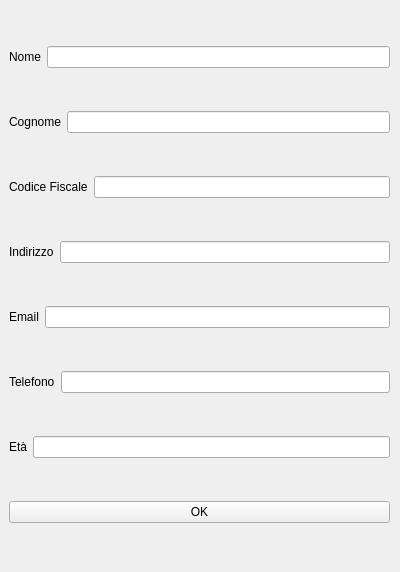
<?xml version="1.0" encoding="UTF-8"?>
<ui version="4.0">
 <class>inserisci_cliente</class>
 <widget class="QWidget" name="inserisci_cliente">
  <property name="geometry">
   <rect>
    <x>0</x>
    <y>0</y>
    <width>400</width>
    <height>572</height>
   </rect>
  </property>
  <property name="windowTitle">
   <string>Nuovo Cliente</string>
  </property>
  <widget class="QWidget" name="verticalLayoutWidget">
   <property name="geometry">
    <rect>
     <x>9</x>
     <y>9</y>
     <width>381</width>
     <height>551</height>
    </rect>
   </property>
   <layout class="QVBoxLayout" name="verticalLayout">
    <item>
     <layout class="QHBoxLayout" name="horizontalLayout">
      <item>
       <widget class="QLabel" name="label">
        <property name="text">
         <string>Nome</string>
        </property>
       </widget>
      </item>
      <item>
       <widget class="QLineEdit" name="textNome"/>
      </item>
     </layout>
    </item>
    <item>
     <layout class="QHBoxLayout" name="horizontalLayout_2">
      <item>
       <widget class="QLabel" name="label_2">
        <property name="text">
         <string>Cognome</string>
        </property>
       </widget>
      </item>
      <item>
       <widget class="QLineEdit" name="textCognome"/>
      </item>
     </layout>
    </item>
    <item>
     <layout class="QHBoxLayout" name="horizontalLayout_3">
      <item>
       <widget class="QLabel" name="label_3">
        <property name="text">
         <string>Codice Fiscale</string>
        </property>
       </widget>
      </item>
      <item>
       <widget class="QLineEdit" name="textCodiceFiscale"/>
      </item>
     </layout>
    </item>
    <item>
     <layout class="QHBoxLayout" name="horizontalLayout_4">
      <item>
       <widget class="QLabel" name="label_4">
        <property name="text">
         <string>Indirizzo</string>
        </property>
       </widget>
      </item>
      <item>
       <widget class="QLineEdit" name="textIndirizzo"/>
      </item>
     </layout>
    </item>
    <item>
     <layout class="QHBoxLayout" name="horizontalLayout_5">
      <item>
       <widget class="QLabel" name="label_5">
        <property name="text">
         <string>Email</string>
        </property>
       </widget>
      </item>
      <item>
       <widget class="QLineEdit" name="textEmail"/>
      </item>
     </layout>
    </item>
    <item>
     <layout class="QHBoxLayout" name="horizontalLayout_6">
      <item>
       <widget class="QLabel" name="label_6">
        <property name="text">
         <string>Telefono</string>
        </property>
       </widget>
      </item>
      <item>
       <widget class="QLineEdit" name="textTelefono"/>
      </item>
     </layout>
    </item>
    <item>
     <layout class="QHBoxLayout" name="horizontalLayout_7">
      <item>
       <widget class="QLabel" name="label_7">
        <property name="text">
         <string>Età</string>
        </property>
       </widget>
      </item>
      <item>
       <widget class="QLineEdit" name="textEta"/>
      </item>
     </layout>
    </item>
    <item>
     <widget class="QPushButton" name="btn_ok">
      <property name="text">
       <string>OK</string>
      </property>
     </widget>
    </item>
   </layout>
  </widget>
 </widget>
 <resources/>
 <connections/>
</ui>
